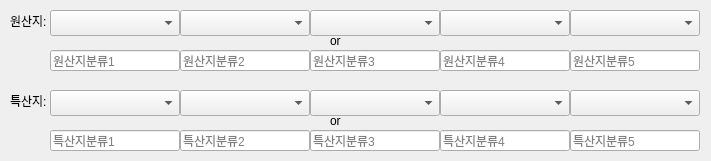
       <widget class="QWidget" name="widget_32" native="true">
        <property name="geometry">
         <rect>
          <x>710</x>
          <y>560</y>
          <width>711</width>
          <height>161</height>
         </rect>
        </property>
        <widget class="QLineEdit" name="lineEdit_ing_origin3_15">
         <property name="geometry">
          <rect>
           <x>310</x>
           <y>50</y>
           <width>130</width>
           <height>21</height>
          </rect>
         </property>
         <property name="text">
          <string/>
         </property>
         <property name="placeholderText">
          <string>원산지분류3</string>
         </property>
        </widget>
        <widget class="QLineEdit" name="lineEdit_ing_origin5_15">
         <property name="geometry">
          <rect>
           <x>570</x>
           <y>50</y>
           <width>130</width>
           <height>21</height>
          </rect>
         </property>
         <property name="text">
          <string/>
         </property>
         <property name="placeholderText">
          <string>원산지분류5</string>
         </property>
        </widget>
        <widget class="QLabel" name="label_104">
         <property name="geometry">
          <rect>
           <x>10</x>
           <y>10</y>
           <width>60</width>
           <height>21</height>
          </rect>
         </property>
         <property name="text">
          <string>원산지:</string>
         </property>
        </widget>
        <widget class="QComboBox" name="comboBox_ing_origin1_15">
         <property name="geometry">
          <rect>
           <x>50</x>
           <y>10</y>
           <width>130</width>
           <height>26</height>
          </rect>
         </property>
        </widget>
        <widget class="QLineEdit" name="lineEdit_ing_origin2_15">
         <property name="geometry">
          <rect>
           <x>180</x>
           <y>50</y>
           <width>130</width>
           <height>21</height>
          </rect>
         </property>
         <property name="text">
          <string/>
         </property>
         <property name="placeholderText">
          <string>원산지분류2</string>
         </property>
        </widget>
        <widget class="QLineEdit" name="lineEdit_ing_origin4_15">
         <property name="geometry">
          <rect>
           <x>440</x>
           <y>50</y>
           <width>130</width>
           <height>21</height>
          </rect>
         </property>
         <property name="text">
          <string/>
         </property>
         <property name="placeholderText">
          <string>원산지분류4</string>
         </property>
        </widget>
        <widget class="QLabel" name="label_117">
         <property name="geometry">
          <rect>
           <x>330</x>
           <y>30</y>
           <width>21</width>
           <height>21</height>
          </rect>
         </property>
         <property name="text">
          <string>or</string>
         </property>
        </widget>
        <widget class="QLineEdit" name="lineEdit_ing_origin1_15">
         <property name="geometry">
          <rect>
           <x>50</x>
           <y>50</y>
           <width>130</width>
           <height>21</height>
          </rect>
         </property>
         <property name="text">
          <string/>
         </property>
         <property name="placeholderText">
          <string>원산지분류1</string>
         </property>
        </widget>
        <widget class="QComboBox" name="comboBox_ing_origin2_15">
         <property name="geometry">
          <rect>
           <x>180</x>
           <y>10</y>
           <width>130</width>
           <height>26</height>
          </rect>
         </property>
        </widget>
        <widget class="QComboBox" name="comboBox_ing_origin3_15">
         <property name="geometry">
          <rect>
           <x>310</x>
           <y>10</y>
           <width>130</width>
           <height>26</height>
          </rect>
         </property>
        </widget>
        <widget class="QComboBox" name="comboBox_ing_origin4_15">
         <property name="geometry">
          <rect>
           <x>440</x>
           <y>10</y>
           <width>130</width>
           <height>26</height>
          </rect>
         </property>
        </widget>
        <widget class="QComboBox" name="comboBox_ing_origin5_15">
         <property name="geometry">
          <rect>
           <x>570</x>
           <y>10</y>
           <width>130</width>
           <height>26</height>
          </rect>
         </property>
        </widget>
        <widget class="QComboBox" name="comboBox_ing_specialty2_15">
         <property name="geometry">
          <rect>
           <x>180</x>
           <y>90</y>
           <width>130</width>
           <height>26</height>
          </rect>
         </property>
        </widget>
        <widget class="QLabel" name="label_118">
         <property name="geometry">
          <rect>
           <x>330</x>
           <y>110</y>
           <width>21</width>
           <height>21</height>
          </rect>
         </property>
         <property name="text">
          <string>or</string>
         </property>
        </widget>
        <widget class="QLineEdit" name="lineEdit_ing_specialty2_15">
         <property name="geometry">
          <rect>
           <x>180</x>
           <y>130</y>
           <width>130</width>
           <height>21</height>
          </rect>
         </property>
         <property name="text">
          <string/>
         </property>
         <property name="placeholderText">
          <string>특산지분류2</string>
         </property>
        </widget>
        <widget class="QLabel" name="label_105">
         <property name="geometry">
          <rect>
           <x>10</x>
           <y>90</y>
           <width>60</width>
           <height>21</height>
          </rect>
         </property>
         <property name="text">
          <string>특산지:</string>
         </property>
        </widget>
        <widget class="QComboBox" name="comboBox_ing_specialty4_15">
         <property name="geometry">
          <rect>
           <x>440</x>
           <y>90</y>
           <width>130</width>
           <height>26</height>
          </rect>
         </property>
        </widget>
        <widget class="QComboBox" name="comboBox_ing_specialty1_15">
         <property name="geometry">
          <rect>
           <x>50</x>
           <y>90</y>
           <width>130</width>
           <height>26</height>
          </rect>
         </property>
        </widget>
        <widget class="QLineEdit" name="lineEdit_ing_specialty1_15">
         <property name="geometry">
          <rect>
           <x>50</x>
           <y>130</y>
           <width>130</width>
           <height>21</height>
          </rect>
         </property>
         <property name="text">
          <string/>
         </property>
         <property name="placeholderText">
          <string>특산지분류1</string>
         </property>
        </widget>
        <widget class="QComboBox" name="comboBox_ing_specialty3_15">
         <property name="geometry">
          <rect>
           <x>310</x>
           <y>90</y>
           <width>130</width>
           <height>26</height>
          </rect>
         </property>
        </widget>
        <widget class="QLineEdit" name="lineEdit_ing_specialty4_15">
         <property name="geometry">
          <rect>
           <x>440</x>
           <y>130</y>
           <width>130</width>
           <height>21</height>
          </rect>
         </property>
         <property name="text">
          <string/>
         </property>
         <property name="placeholderText">
          <string>특산지분류4</string>
         </property>
        </widget>
        <widget class="QComboBox" name="comboBox_ing_specialty5_15">
         <property name="geometry">
          <rect>
           <x>570</x>
           <y>90</y>
           <width>130</width>
           <height>26</height>
          </rect>
         </property>
        </widget>
        <widget class="QLineEdit" name="lineEdit_ing_specialty3_15">
         <property name="geometry">
          <rect>
           <x>310</x>
           <y>130</y>
           <width>130</width>
           <height>21</height>
          </rect>
         </property>
         <property name="text">
          <string/>
         </property>
         <property name="placeholderText">
          <string>특산지분류3</string>
         </property>
        </widget>
        <widget class="QLineEdit" name="lineEdit_ing_specialty5_15">
         <property name="geometry">
          <rect>
           <x>570</x>
           <y>130</y>
           <width>130</width>
           <height>21</height>
          </rect>
         </property>
         <property name="text">
          <string/>
         </property>
         <property name="placeholderText">
          <string>특산지분류5</string>
         </property>
        </widget>
       </widget>
